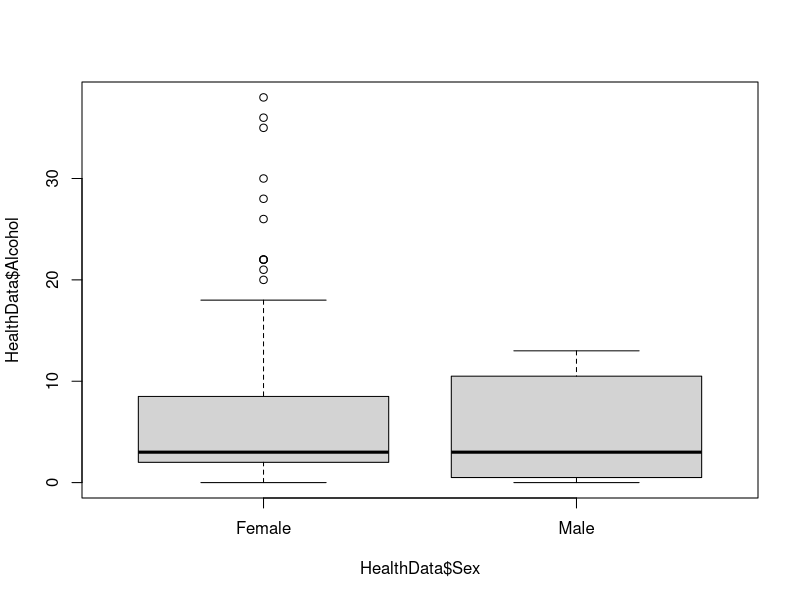
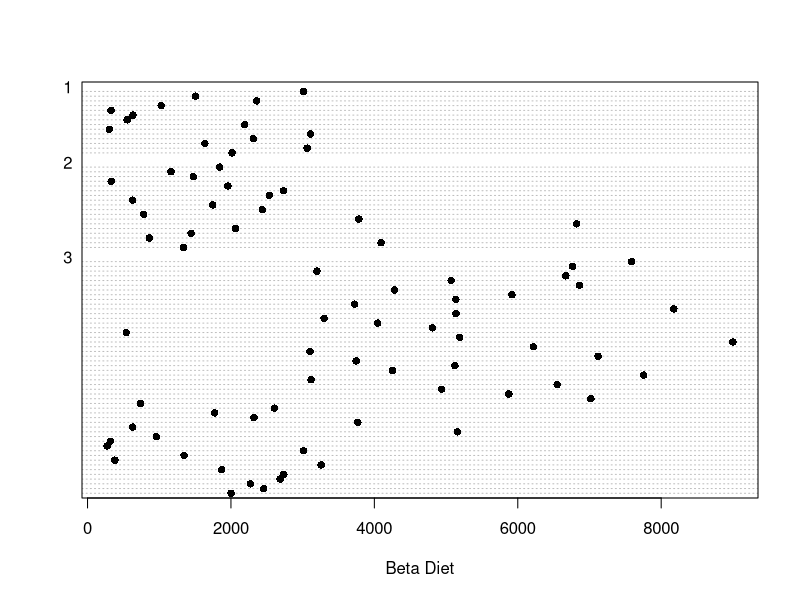
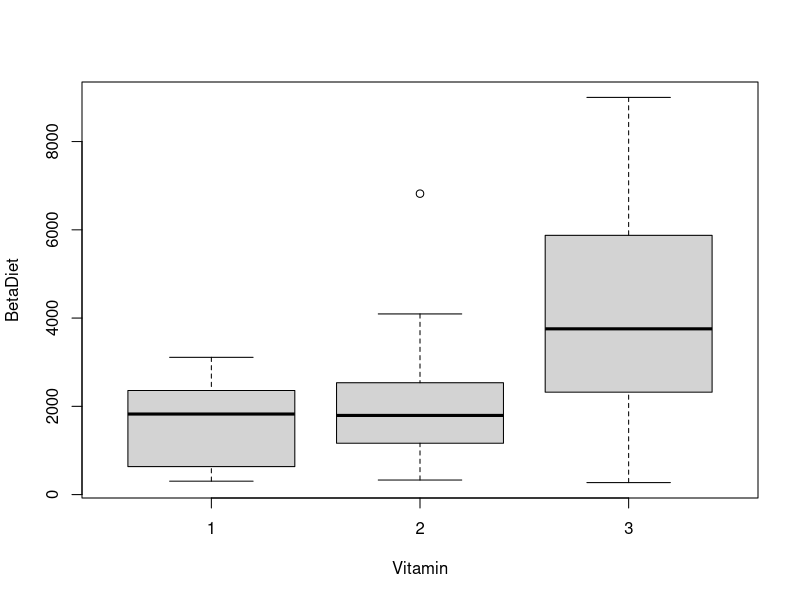
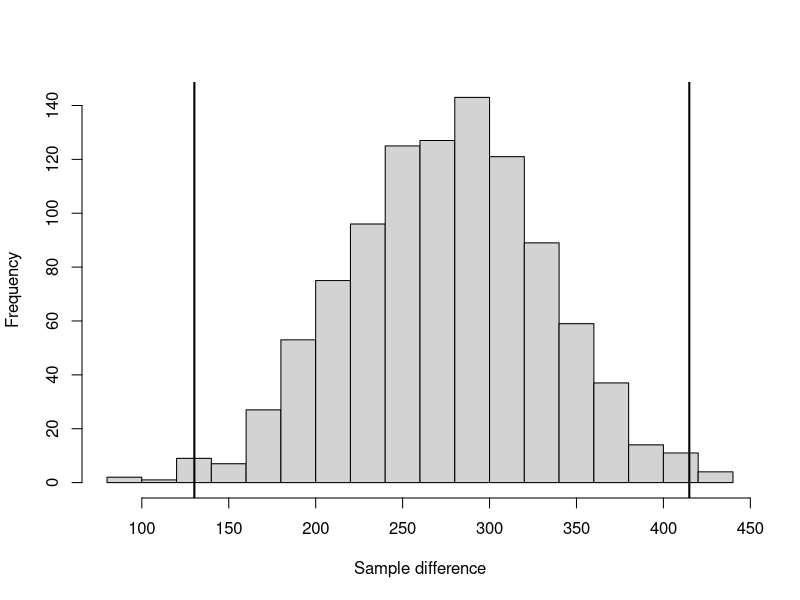
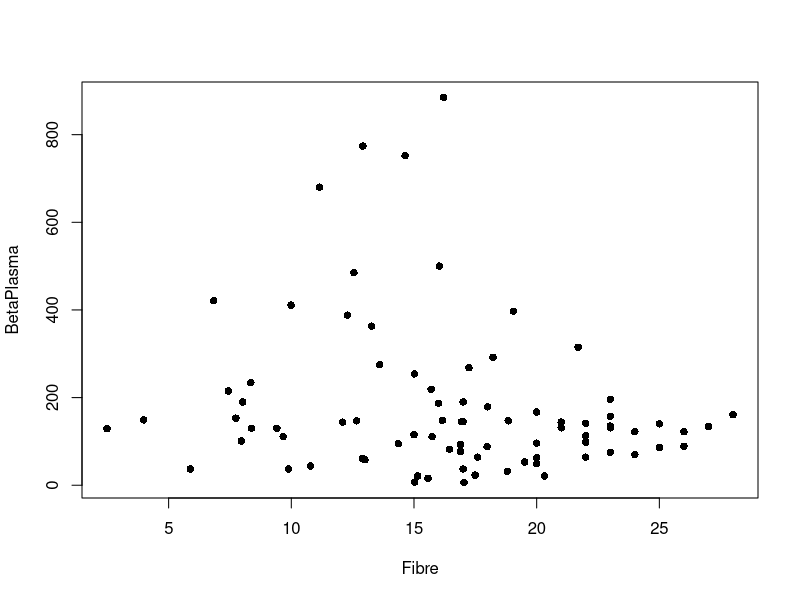
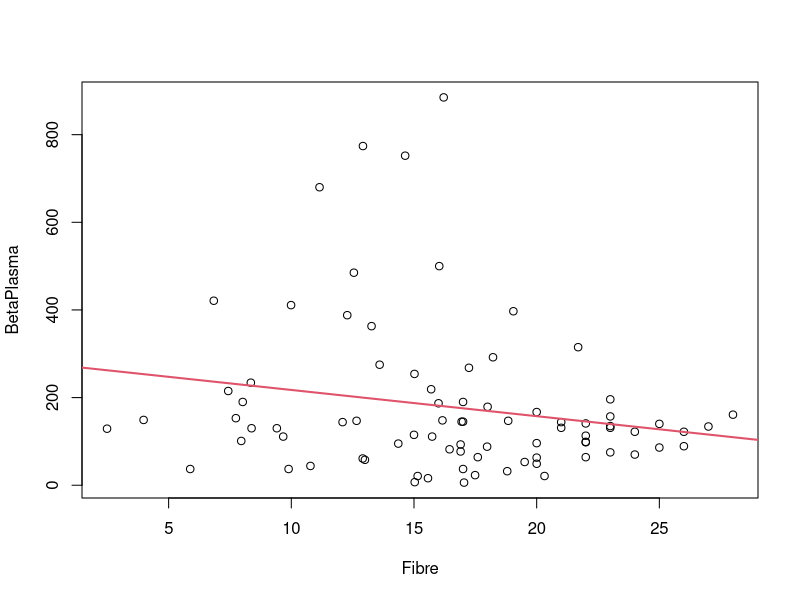
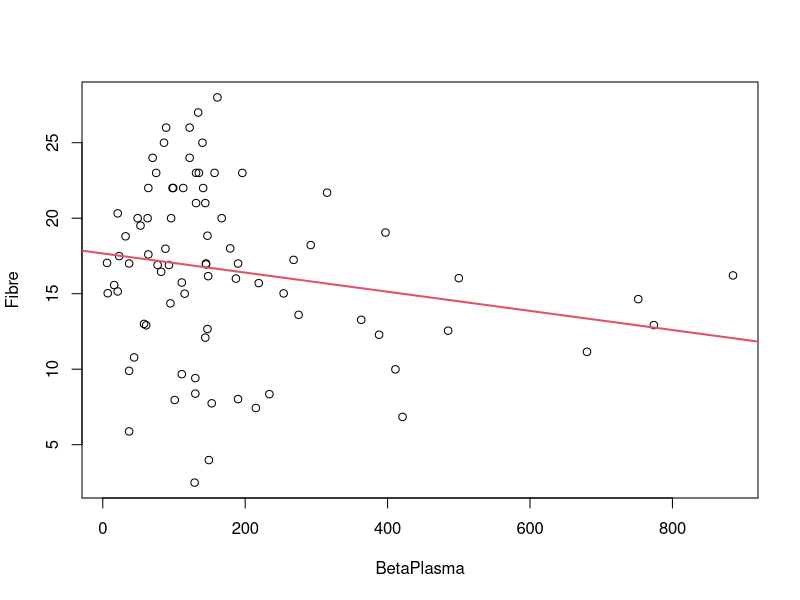

These charts were generated, in order, by the following R code:
## ---- chunk 1
HealthData <- read.csv("HealthData.csv")
attach(HealthData)
## ---- chunk 2
#H0: There is not an association between gender and current smoking status for the people who are aged between 30-50.
#HA: There is an association between gender and current smoking status for the people who are aged between 30-50. 
HealthData <-subset(HealthData, Age>=30 & Age<=50)#using the Sex, and smoke column
df<- table(HealthData$Sex, HealthData$Smoke)
df
chitest = chisq.test(df)
chitest$expected #compute expected 
#One expected count is less that 5. 
chisq.test(df, simulate.p.value = TRUE)#Use of simulation is needed. 
#P value is small. We can reject the null hypothesis and can conclude there is a significant association between gender and smoking status for people aged between 30-50.
## ---- chunk 3
#H0: difference in mean = 0 
#HA: mean male > female
head(HealthData)
nrow(HealthData)
table(HealthData$Sex)
# Sample Size is large, both categories have more than 30 observation.
boxplot(HealthData$Alcohol~HealthData$Sex)
#Variance looks similar
alcohol.female = subset(HealthData, Sex=="Female", Alcohol, drop=TRUE)
alcohol.male = subset(HealthData, Sex=="Male", Alcohol, drop=TRUE)
#Avoid alphabetical sorting, As our hypothesis is male > female 
Gender <- factor(HealthData$Sex, levels = c("Male", "Female"))
t.test(HealthData$Alcohol ~ Gender,alt="greater", var = TRUE)
#p-value is large, so we cannot reject the null hypothesis. There is not enough evidence that the mean number of alcoholic drink consumed per day for male is greater than the mean number of alcoholic drinks consumed per day for female.  
## ---- chunk 4
#H0: μ1 = μ2 = μ3
#H1: Means are not all equal.
dotchart(HealthData$BetaDiet, group = as.factor(HealthData$Vitamin), xlab = "Beta Diet",
 pch = 16)
boxplot(BetaDiet ~ Vitamin, data = HealthData)
fit = aov(BetaDiet~as.factor(Vitamin), data=HealthData)
summary(fit)
#F-Stat:14.09, small p value. 
#Because of the p value being smaller than 0.05, we can reject the null hypothesis, and can conclude that at least one pair of means differ. 
TukeyHSD(fit, conf.level = .95)
#From the output, we can see that the only p adj that is less than our significance level of 0.05 is for the difference between vitamin level 3-1, and vitamin levels 3-2. 
#Thus we can conclude that there is a significant difference in mean vitamin levels between indivduals that used vitamin 3-1, and 3-2. 
## ---- chunk 5
#BootStrapping
RetinolPlasma.nonsmoke = subset(HealthData, Smoke=="No", RetinolPlasma, drop=TRUE)
RetinolPlasma.smoke = subset(HealthData, Smoke=="Yes", RetinolPlasma, drop=TRUE)
#Repear the process 1000 times
d = replicate(1000,{
nonsmoke.resamp = sample(RetinolPlasma.nonsmoke, replace=TRUE)
smoke.resamp = sample(RetinolPlasma.smoke, replace=TRUE)
mean(nonsmoke.resamp) - mean(smoke.resamp)
})
hist(d, xlab="Sample difference", main="", breaks=20)
#99% bootstrap confidence intervals using percentiles 
quantile(d, c(0.005, 0.995))
q99=quantile(d, c(0.005,0.995))
# A line showing us the 99% region 
abline(v=c(q99[1],q99[2]), lwd=2)
#99% confidence interval based on a t distribution.
t.test(RetinolPlasma~Smoke, data=HealthData, var.equal=TRUE, conf=0.99)
#T-test p value, we can conclude that there is evidence there is a difference between the mean level of Retinol in the blood (RetinolPlasma) for smoker and non-smoker AU residents.
#We can be 99% confident that the population mean is between 41.30534 to 228.33556 from the bootstrap. 
#We can be 99% confident that the population mean is between 25.49881  and 252.73540, for the t test. 
## ---- chunk 6
#Ho: no relationship
#HA: there is a relationsihp 
plot(BetaPlasma ~ Fibre, data=HealthData, pch=16) #Scatter plot 
fit = lm(BetaPlasma ~ Fibre, data = HealthData)
print(fit)
plot(BetaPlasma ~ Fibre, data=HealthData)
abline(fit, col=2, lwd=2)
cor.test(HealthData$Fibre, HealthData$BetaPlasma)
#Some decreasing linear relationship
#Values of r near 0 indicate a very weak linear relationship.
#These two variables have a negative association because,as betaPlasma decreases, their fibre intake increase.
#A genuine causal relationship can be establised as tge result is shown to be significat. 
#Since the p value, is smaller than our significant lvel of 0.05, we can conclude there is a relationship between fibre and betaPlasma.
#However, the correlation r of -0.204, indicate a very weak relationship.
## ---- chunk 7
cor(HealthData$Fibre, HealthData$BetaPlasma)
#-0.2040495 indicated a very weak negative linear relationship 
fit = lm(Fibre ~ BetaPlasma, data=HealthData) # compute the best fit
print(fit) # show the fitted Fibre and betaplasma values
plot(Fibre ~ BetaPlasma, data=HealthData) # plot the data
abline(fit, col=2, lwd=2) # add the regression line using the fitted a and b
#point estimate of the population fibre intake
summary(fit)
#The p value, for our intecept is less than a significant level of 0.05, we can conclude that it is significant to our model. 
#BetaPlasma is a significant predictor of Fibre as the p value for slope is 0.00497.Smaller than our significance level of 0.05. 
# There is evidence that the slope is not zero
predict(fit, newdata=data.frame(BetaPlasma=c(215)))
#Point estimate is 13.87323 
predict(fit, newdata=data.frame(BetaPlasma=c(215)), interval="conf")
#For the Health data, betaplasma at 215 the actual prediction is 13.87. A 95% confidence interval is
#13.03945, 14.70701grams. 
